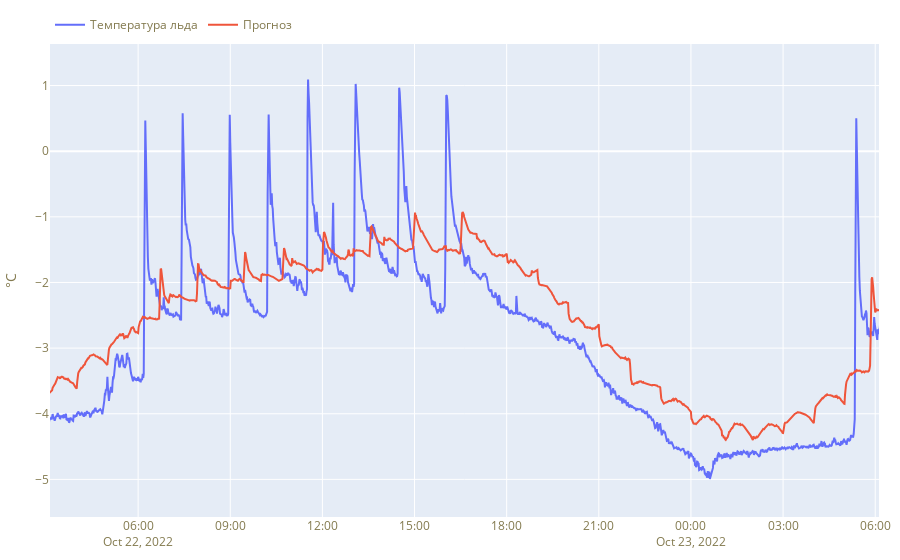

Write notebook code for a chart like this one.
### Code cell
fig = make_subplots(rows=1, cols=1, shared_xaxes=True, vertical_spacing=0.02)
fig.add_trace(go.Scatter(x=test_dataset.data['time'], y=result_df['temp_ice'], name='Температура льда'), row=1, col=1)
fig.add_trace(go.Scatter(x=test_dataset.data['time'], y=result_df['pred_temp_ice'], name='Прогноз'), row=1, col=1)
fig.update_layout(margin=dict(l=10, r=10, t=30, b=10),
                  legend=dict(orientation='h', yanchor='bottom', x=0, y=1.01),
                #   width=1000,
                  height=800,
                  font_color="#837A4F",
                  title_font_color="#837A4F")
fig.update_traces(hoverinfo='all', hovertemplate='Дата и время: %{x}<br>Температура: %{y:.2f}°C', row=1, col=1)
fig.update_yaxes(title_text='°C', row=1, col=1)

### Figure 1 — Plotly figure (JSON) as saved in the notebook; plotly's stock layout.template omitted (floating-point values rounded to 4 significant figures; data arrays with more than 128 entries replaced by an {"elided": "..."} marker saying what was removed)
{"data": [{"hoverinfo": "all", "hovertemplate": "Дата и время: %{x}<br>Температура: %{y:.2f}°C", "name": "Температура льда", "type": "scatter", "x": {"elided": "6000 str values"}, "xaxis": "x", "y": {"elided": "5632 float values"}, "yaxis": "y"}, {"hoverinfo": "all", "hovertemplate": "Дата и время: %{x}<br>Температура: %{y:.2f}°C", "name": "Прогноз", "type": "scatter", "x": {"elided": "6000 str values"}, "xaxis": "x", "y": {"elided": "5632 float values"}, "yaxis": "y"}], "layout": {"autosize": true, "font": {"color": "#837A4F"}, "legend": {"orientation": "h", "x": 0, "y": 1.01, "yanchor": "bottom"}, "margin": {"b": 10, "l": 10, "r": 10, "t": 30}, "title": {"font": {"color": "#837A4F"}}, "xaxis": {"anchor": "y", "autorange": false, "domain": [0, 1], "range": ["2022-10-22 03:07:50.3078", "2022-10-23 06:07:23.9618"], "type": "date"}, "yaxis": {"anchor": "x", "autorange": true, "domain": [0, 1], "range": [-5.573, 1.633], "title": {"text": "°C"}, "type": "linear"}}}
